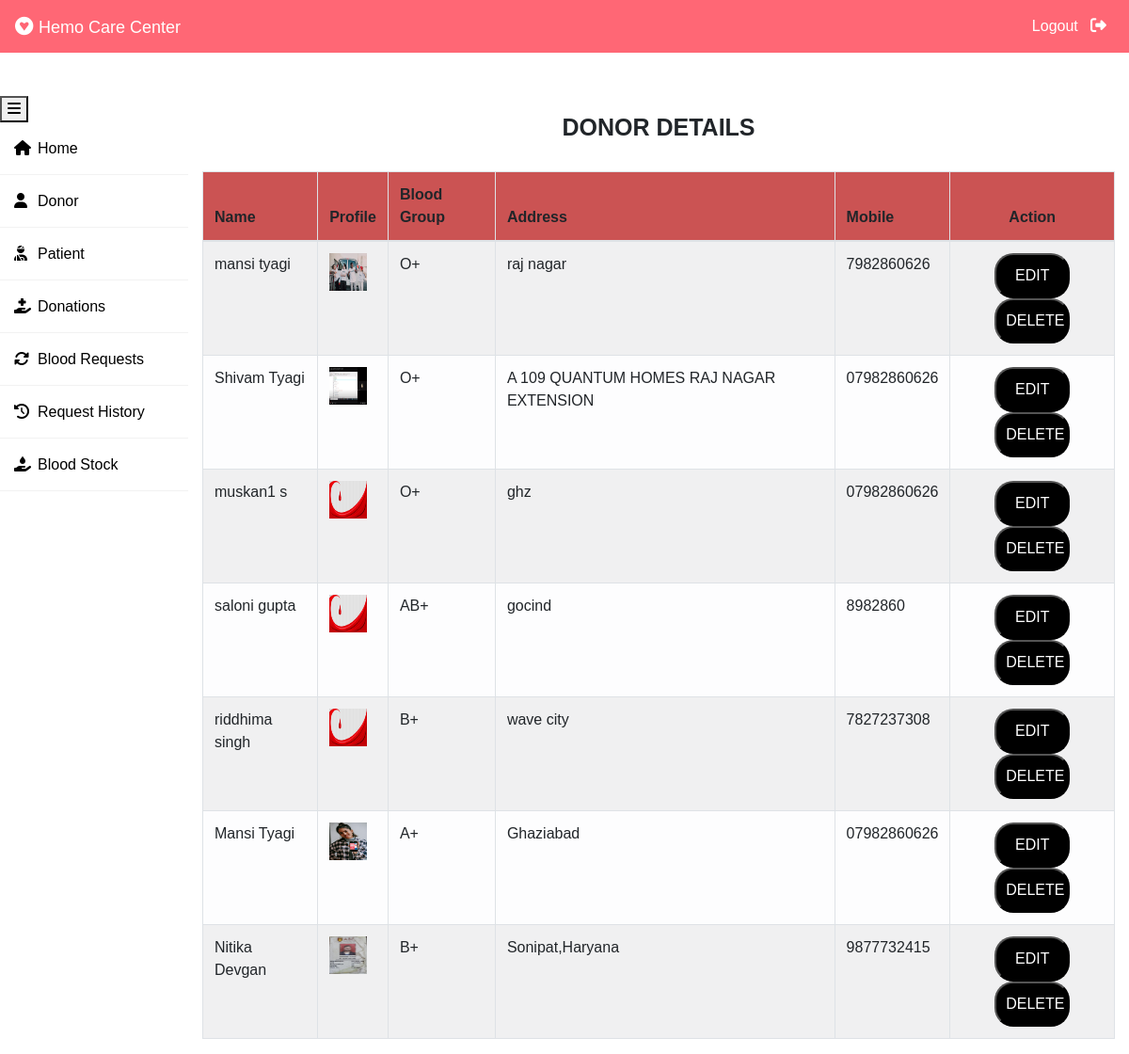
Screenshot of /admin-donor (signed in) with the database file from the repository.
### donor/models.py (models this page shows, shortened)
class Donor(models.Model):
    user=models.OneToOneField(User,on_delete=models.CASCADE)
    profile_pic= models.ImageField(upload_to='profile_pic/Donor/',null=True,blank=True)
    bloodgroup=models.CharField(max_length=10)
    address = models.CharField(max_length=40)
    mobile = models.CharField(max_length=20,null=False)
    @property
    def get_name(self):
        return self.user.first_name+" "+self.user.last_name

### blood/views.py (the view)
# urls.py: path('admin-donor', views.admin_donor_view,name='admin-donor'),
@login_required(login_url='adminlogin')
def admin_donor_view(request):
    donors=dmodels.Donor.objects.all()
    return render(request,'blood/admin_donor.html',{'donors':donors})

### templates/blood/admin_donor.html
{% extends 'blood/adminbase.html' %}
{% block content %}
{% load widget_tweaks %}
{%load static%}
<br><br>
<div class="container">
    <H4 class="text-center" id="det_he">DONOR DETAILS</H4><br>
    <table class="table table-light table-hover table-bordered table-striped">
        <thead class="bg-inf">
            <tr>
                <th scope="col">Name</th>
                <th scope="col">Profile</th>
                <th scope="col">Blood Group</th>
                <th scope="col">Address</th>
                <th scope="col">Mobile</th>
                <th class="text-center">Action</th>
            </tr>
        </thead>
        <tbody>
            {% for t in donors %}
            <tr>
                <td> {{t.get_name}}</td>
                <td> <img src="{% static t.profile_pic.url %}" alt="Profile Pic" height="40px" width="40px" /></td>
                <td>{{t.bloodgroup}}</td>
                <td>{{t.address}}</td>
                <td>{{t.mobile}}</td>
                <td class="text-center">
                    <button class="btned" style="width: 80px;"><a  style="text-decoration: none;color: white;" href="{% url 'update-donor' t.id  %}">EDIT</a> </button>
                    <button class="btndel" style="width: 80px;"><a  style="text-decoration: none;color: white;" href="{% url 'delete-donor' t.id  %}">DELETE</a> </button>
                </td>
            </tr>
            {% endfor %}
        </tbody>
    </table>
</div>
{% endblock content %}

### templates/blood/adminbase.html (shortened to what this page needs)
<!DOCTYPE html>
<html lang="en">
<head>
    <link rel="stylesheet" href="https://maxcdn.bootstrapcdn.com/bootstrap/4.0.0/css/bootstrap.min.css">
    <link rel="stylesheet" href="https://cdnjs.cloudflare.com/ajax/libs/font-awesome/5.14.0/css/all.css">
    <link rel="stylesheet" href="https://cdnjs.cloudflare.com/ajax/libs/font-awesome/6.5.2/css/all.min.css">
</head>
<body>
    <nav class="navbar navbar-expand-lg navbar-light fixed-top bg-danger">
        <a style="color:white;" class="navbar-brand" href="/"><i class="fab fa-gratipay"></i>&nbsp;<font face = "Comic sans MS" size ="4">Hemo Care Center</font></a>
        <div class="navbar-collapse collapse w-100 order-3 dual-collapse2">
            <ul class="navbar-nav ml-auto">
                <li class="nav-item">
                    <a class="nav-link" style="color: white;" href="index">Logout &nbsp; <i class="fas fa-sign-out-alt"></i></a>
                </li>
            </ul>
        </div>
      </nav>
<br><br>
<br>
<div class="wrapper">
  <div class="sidebar">
      <button id="bt1" data-toggle="collapse" data-target="#demo"><i class="fas fa-bars"></i></button>
        <ul id="demo" class="collapse show">
            <li><a style="text-decoration:none;" href="/"><i class="fas fa-home"></i>Home</a></li>
            <li><a style="text-decoration:none;" href="/admin-donor"><i class="fas fa-user"></i>Donor</a></li>
            <li><a style="text-decoration:none;" href="/admin-patient"><i class="fas fa-user-injured"></i>Patient</a></li>
            <li><a style="text-decoration:none;" href="/admin-donation"><i class="fas fa-hand-holding-medical"></i>Donations</a></li>
            <li><a style="text-decoration:none;" href="/admin-request"><i class="fas fa-sync-alt"></i>Blood Requests</a></li>
            <li><a style="text-decoration:none;" href="/admin-request-history"><i class="fas fa-history"></i>Request History</a></li>
            <li><a style="text-decoration:none;" href="/admin-blood"><i class="fas fa-hand-holding-water"></i>Blood Stock</a></li>
        </ul>
    </div>
    <div class="main_content">
{% block content %}
{% endblock content %}
    </div>
</div>
</body>
</html>

### templates/blood/adminbase.html (style rules this page uses)
#det_he { font-size:25px; font-weight:bold; }
.btned,.btndel { background-color:black; border-radius:20px; padding:10px; }
.bg-inf { background-color:rgb(203, 83, 83); }
* { margin: 0; padding: 0; box-sizing: border-box; list-style: none; text-decoration: none; font-family: 'Josefin Sans', sans-serif; }
body { background-color: #ffff; }
.bg-danger { background-color: #ff001998!important; }
.wrapper { display: flex; position: relative; }
.wrapper .sidebar { width: 200px; height: 100%; background:white; padding:30px 0px; position:fixed; }
.wrapper .sidebar ul li { padding: 15px; border-bottom: 1px solid #bdb8d7; border-bottom: 1px solid rgba(0,0,0,0.05); border-top: 1px solid rgba(255,255,255,0.05); }
.wrapper .sidebar ul li a { color:black; display: block; }
.wrapper .sidebar ul li a .fas { width: 25px; }
.wrapper .main_content { width: 100%; margin-left: 200px; }
.fa-sign-out-alt { color: white; font-size: 2ex; }
.fa-bars { font-size:100px 50px; }
#bt1 { width:30px; }

### rows the page displays
Donor: get_name "mansi tyagi", profile_pic (picture), bloodgroup "O+", address "raj nagar", mobile "7982860626"
Donor: get_name "Shivam Tyagi", profile_pic (picture), bloodgroup "O+", address "A 109 QUANTUM HOMES RAJ NAGAR EXTENSION", mobile "07982860626"
Donor: get_name "muskan1 s", profile_pic (picture), bloodgroup "O+", address "ghz", mobile "07982860626"
Donor: get_name "saloni gupta", profile_pic (picture), bloodgroup "AB+", address "gocind", mobile "8982860"
Donor: get_name "riddhima singh", profile_pic (picture), bloodgroup "B+", address "wave city", mobile "7827237308"
Donor: get_name "Mansi Tyagi", profile_pic (picture), bloodgroup "A+", address "Ghaziabad", mobile "07982860626"
Donor: get_name "Nitika Devgan", profile_pic (picture), bloodgroup "B+", address "Sonipat,Haryana", mobile "9877732415"
